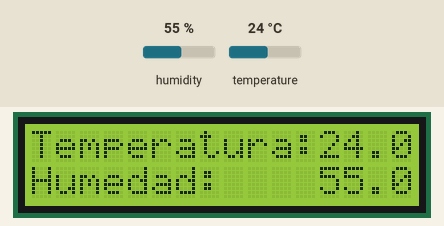
The sketch below on a simulated Arduino Uno, built with avr-gcc and run on an emulated ATmega328P. Shown: 16×2 character LCD. Inputs (shaded band) come from the test bench; at power-on: humidity 55 %, temperature 24 °C. What the sketch prints to the serial monitor is not drawn.

Above: at 5.7 s.
5.8 s: humidity set to 22 %
At 10.5 s:
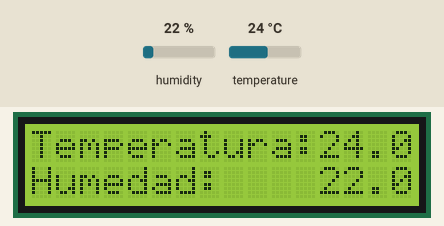
13.3 s: temperature set to 12 °C
At 16.3 s:
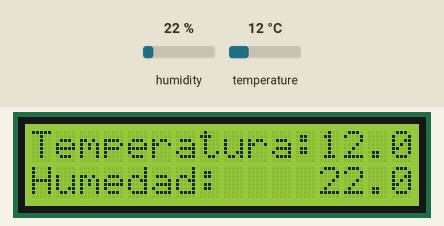
20.8 s: humidity set to 40 %
At 26.8 s:
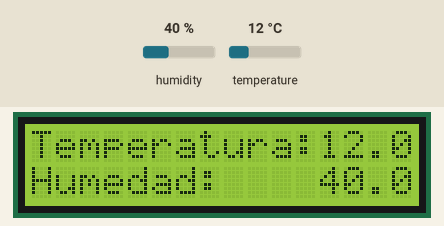
28.3 s: temperature set to 19 °C
At 31.5 s:
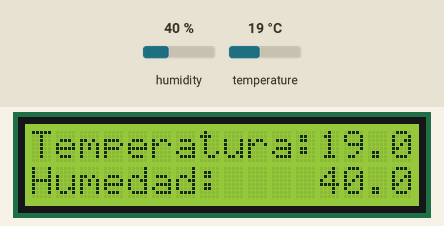
Timing chart, 0 to 33.0 s (numbered marks = the images above; inputs shaded):
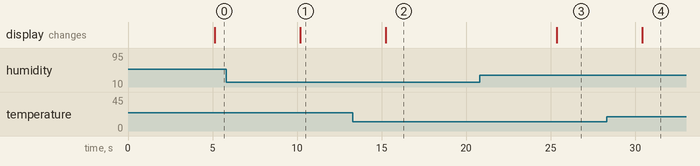

The sketch:

DHT_11-Temp_Hum_LCD_I2C.ino
```cpp
// Incluimos librerías
#include <DHT.h>
#include <Wire.h>
#include <LiquidCrystal_I2C.h>

//Creamos el objeto lcd
LiquidCrystal_I2C lcd(0x27, 2, 1, 0, 4, 5, 6, 7, 3, POSITIVE);

// Definimos el pin digital donde se conecta el sensor
#define DHTPIN 7

// Definimos los pines analogicos para el I2C - SDA Y SCL
#define I2CSDAPIN A4
#define I2CSCLPIN A5

// Dependiendo del tipo de sensor
#define DHTTYPE DHT11

// Inicializamos el sensor DHT11
DHT dht(DHTPIN, DHTTYPE);

void setup() {
  // Inicializamos el puerto serie
  Serial.begin(9600);

  // Inicializamos el sensor DHT
  dht.begin();

  // Inicializamos el LCD de 16x2
  lcd.begin(16, 2);

  // Movemos el cursor a la primera posición de la pantalla (0, 0)
  // lcd.home ();
  lcd.setCursor(0, 0);
  lcd.print("Temperatura:");

  lcd.setCursor(0, 1);
  lcd.print("Humedad:");
}

void loop() {
  // Retardo cada 5 segundos
  delay(5000);

  // Leemos la humedad relativa
  float h = dht.readHumidity();

  // Leemos la temperatura en grados centígrados (por defecto)
  float t = dht.readTemperature();

  // Leemos la temperatura en grados Fahrenheit
  float f = dht.readTemperature(true);

  // Comprobamos si ha habido algún error en la lectura
  if (isnan(h) || isnan(t) || isnan(f)) {
    Serial.println("Error obteniendo los datos del sensor DHT11");
    return;
  }

  // Calcular el índice de calor en Fahrenheit
  float hif = dht.computeHeatIndex(f, h);

  // Calcular el índice de calor en grados centígrados
  float hic = dht.computeHeatIndex(t, h, false);

  Serial.print("Humedad: ");
  Serial.print(h);
  Serial.print(" %\t");
  Serial.print("Temperatura: ");
  Serial.print(t);
  Serial.print(" *C ");
  Serial.print(f);
  Serial.print(" *F\t");
  Serial.print("Índice de calor: ");
  Serial.print(hic);
  Serial.print(" *C ");
  Serial.print(hif);
  Serial.println(" *F");

  // Mostramos la temperatura en Celsius en el LCD
  lcd.setCursor(12, 0);
  lcd.print(t);

  // Mostramos la humedad en el LCD
  lcd.setCursor(12, 1);
  lcd.print(h);
}
```

Measured:
- after the input at 5.8 s, the display: changes after 4.4 s (image 1)
- after the input at 13.3 s, the display: changes after 2.0 s (image 2)
- after the input at 20.8 s, the display: changes after 4.6 s (image 3)
- after the input at 28.3 s, the display: changes after 2.1 s (image 4)
